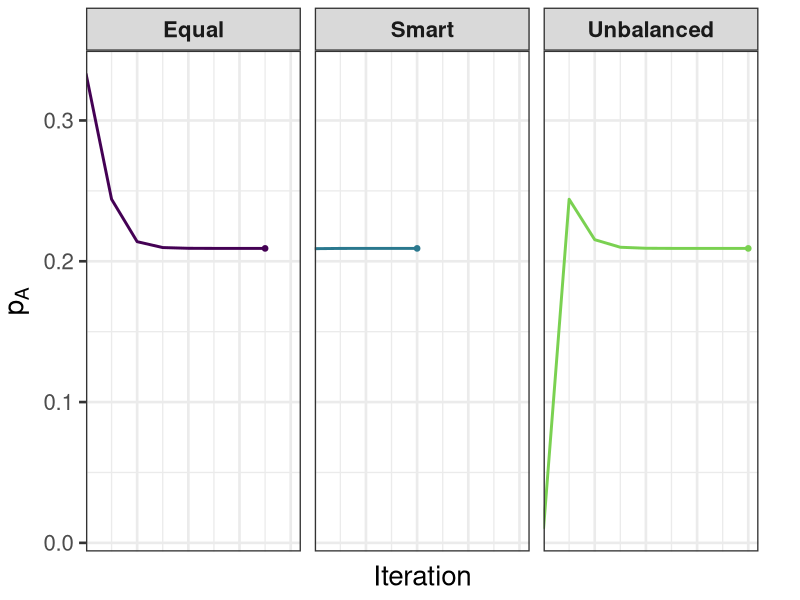

The R source for this figure:
## ---- chunk 1
library(dplyr)
library(ggplot2)
library(knitr)
library(viridis)
library(htmltools)
library(kableExtra)
## ---- chunk 2

# Genotype to phenotype mapping for ABO example (EM for gene frequencies)
df <- tibble(
    Genotype = c("AA", "AO", "AB", "BB", "BO", "OO"),
    Phenotype = c("A", "A", "AB", "B", "B", "O"),
    `Observed Counts` = c("n_A", "", "n_{AB}", "n_B", "", "n_O"),
    Frequency = c("p_A^2", "2 p_A p_O", "2 p_A p_B", "p_B^2", "2 p_B p_O", "p_O^2")
)

# Wrap every non-empty cell in math mode
df_print <- df %>%
    mutate(across(everything(), ~ if_else(. == "", "", paste0("$", ., "$"))))


knitr::kable(
    df_print,
    escape = FALSE,
    col.names = c("Genotype", "Phenotype", "Observed Counts", "Genotype Frequency")
)
## ---- chunk 3

# Genotype to phenotype mapping for ABO example (EM for gene frequencies)
df <- tibble(
    Genotype = c("AA", "AO", "AB", "BB", "BO", "OO"),
    Phenotype = c("A", "A", "AB", "B", "B", "O"),
    `Observed Counts` = c("725", "", "72", "258", "", "1073"),
    Frequency = c("p_A^2", "2 p_A p_O", "2 p_A p_B", "p_B^2", "2 p_B p_O", "p_O^2")
)

# Wrap every non-empty cell in math mode
df_print <- df %>%
    mutate(across(everything(), ~ if_else(. == "", "", paste0("$", ., "$"))))

knitr::kable(
    df_print,
    escape = FALSE,
    col.names = c("Genotype", "Phenotype", "Observed Counts", "Genotype Frequency")
)
## ---- chunk 4
counts <- list(nA = 725, nAB = 72, nB = 258, nO = 1073)
N <- sum(unlist(counts))

loglik_pheno <- function(pA, pB) {
    pO <- 1 - pA - pB
    if (pA <= 0 || pB <= 0 || pO <= 0) {
        return(NA_real_)
    }
    PA <- pA^2 + 2 * pA * pO
    PAB <- 2 * pA * pB
    PB <- pB^2 + 2 * pB * pO
    PO <- pO^2
    if (min(PA, PAB, PB, PO) <= 0) {
        return(NA_real_)
    }
    counts$nA * log(PA) + counts$nAB * log(PAB) + counts$nB * log(PB) + counts$nO * log(PO)
}

em_abo <- function(pA0, pB0, max_iter = 200, tol = 1e-6) {
    pA <- pA0
    pB <- pB0
    pO <- 1 - pA - pB
    out <- tibble(iter = 0, pA = pA, pB = pB, pO = pO, logLik = loglik_pheno(pA, pB))
    for (t in 1:max_iter) {
        # E-step allocations
        PA <- pA^2 + 2 * pA * pO
        PBp <- pB^2 + 2 * pB * pO
        # Avoid division issues
        wA_AA <- ifelse(PA == 0, 0, (pA^2) / PA)
        wA_AO <- ifelse(PA == 0, 0, (2 * pA * pO) / PA)
        wB_BB <- ifelse(PBp == 0, 0, (pB^2) / PBp)
        wB_BO <- ifelse(PBp == 0, 0, (2 * pB * pO) / PBp)
        nAA <- counts$nA * wA_AA
        nAO <- counts$nA * wA_AO
        nBB <- counts$nB * wB_BB
        nBO <- counts$nB * wB_BO
        nAB <- counts$nAB
        nOO <- counts$nO
        # M-step
        pA_new <- (2 * nAA + nAO + nAB) / (2 * N)
        pB_new <- (2 * nBB + nBO + nAB) / (2 * N)
        pO_new <- 1 - pA_new - pB_new
        ll_new <- loglik_pheno(pA_new, pB_new)
        out <- add_row(out, iter = t, pA = pA_new, pB = pB_new, pO = pO_new, logLik = ll_new)
        if (max(abs(c(pA_new - pA, pB_new - pB, pO_new - pO))) < tol) break
        pA <- pA_new
        pB <- pB_new
        pO <- pO_new
    }
    out
}

# Smart start
pO_smart <- sqrt(counts$nO / N)
S <- 1 - pO_smart
c_prod <- counts$nAB / (2 * N)
disc <- S^2 - 4 * c_prod
root1 <- (S + sqrt(disc)) / 2
root2 <- (S - sqrt(disc)) / 2
pA_smart <- max(root1, root2)
pB_smart <- min(root1, root2)

res_smart <- em_abo(pA_smart, pB_smart)
res_equal <- em_abo(1 / 3, 1 / 3)
res_unbal <- em_abo(.01, 0.98)

all_res <- bind_rows(
    mutate(res_smart, strategy = "Smart"),
    mutate(res_equal, strategy = "Equal"),
    mutate(res_unbal, strategy = "Unbalanced")
) %>%
    group_by(strategy) %>%
    mutate(max_ll = max(logLik), gap = max_ll - logLik)

conv_summary <- all_res %>%
    group_by(strategy) %>%
    summarise(
        Iterations = max(iter),
        `$\\hat{p}_A$` = last(pA),
        `$\\hat{p}_B$` = last(pB),
        `$\\hat{p}_O$` = last(pO),
        .groups = "drop"
    ) %>%
    rename(Strategy = strategy)

conv_summary %>%
    kable(digits = 6, escape = TRUE)
## ---- chunk 5
param_long <- all_res %>%
    select(strategy, iter, pA) %>%
    rename(p_A = pA)

label_df_pa <- param_long %>%
    group_by(strategy) %>%
    filter(iter == max(iter)) %>%
    ungroup()

ggplot(param_long, aes(iter, p_A, color = strategy)) +
    geom_line(linewidth = 1) +
    geom_point(data = label_df_pa, size = 1.6) +
    facet_wrap(~strategy, nrow = 1) +
    scale_x_continuous(expand = expansion(mult = c(0, 0.05))) +
    labs(
        x = "Iteration",
        y = expression(p[A])
    ) +
    scale_color_viridis_d(end = .8, guide = "none") +
    theme_bw(base_size = 20) +
    theme(
        legend.position = "none",
        strip.text = element_text(face = "bold"),
        plot.margin = margin(5.5, 30, 5.5, 5.5),
        axis.text.x = element_blank(),
        axis.ticks.x = element_blank()
    )
## ---- chunk 6
R <- 12
N <- 40
thetahat <- R / N

lod <- log10((thetahat^R * (1 - thetahat)^(N - R)) / (0.5^N))
lod
10^lod
## ---- chunk 7
D <- 2 * log(10) * lod
pval <- 0.5 * pchisq(D, df = 1, lower.tail = FALSE)
pval
